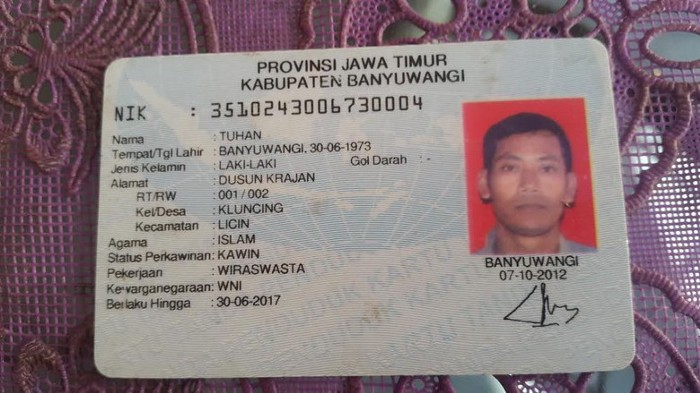
#> input picture assets/images/sample2.jpeg, 700 x 393 px
$ python -i final.py   (imports and definitions only)
#> lines starting #> are read from the running program, lines starting #| are printed output that depends on the picture; after the words box and inside, x2 and y2 are one past the last pixel; in counts of white or black regions, pixels touching at a corner belong together
#> further down, picture is the input picture: shape (393, 700, 3); mean B, G, R 125.7, 122, 138.3
import easyocr
import cv2
import numpy as np
import argparse
import json

parser = argparse.ArgumentParser(description='.')
# [2 lines not run here, left out]


#Custom function to show open cv image on notebook.
def preprocessing_image(img):
    #Resize image
    img = cv2.resize(img, None, fx=1.5, fy=1.5, interpolation=cv2.INTER_CUBIC)

    #convert to grayscale
    gray = cv2.cvtColor(img, cv2.COLOR_BGR2GRAY)
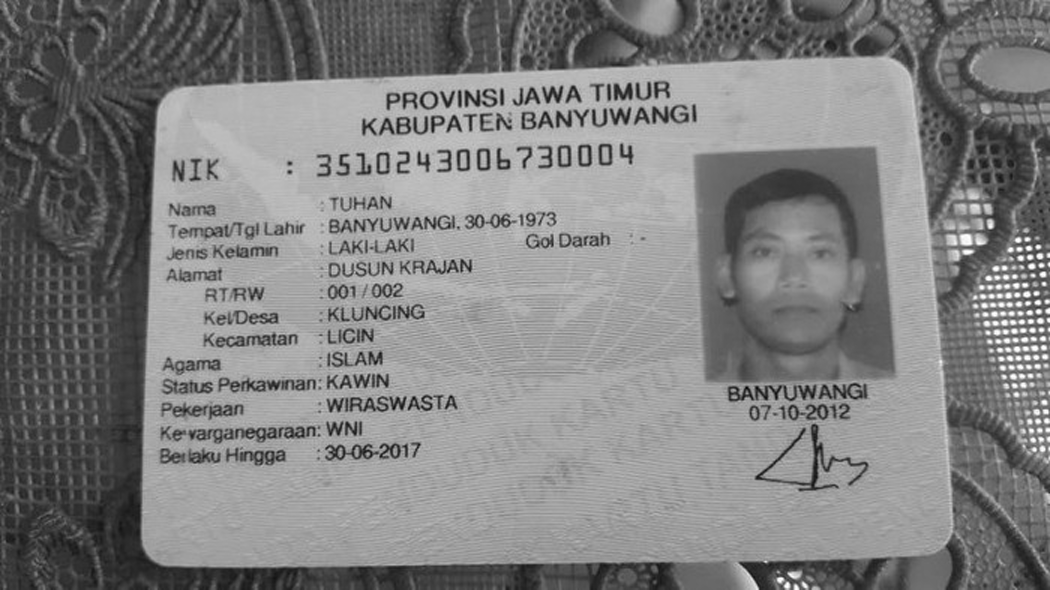
#> gray: shape (590, 1050); min 4, max 255, mean 127.3
    gray = cv2.multiply(gray, 1.5)
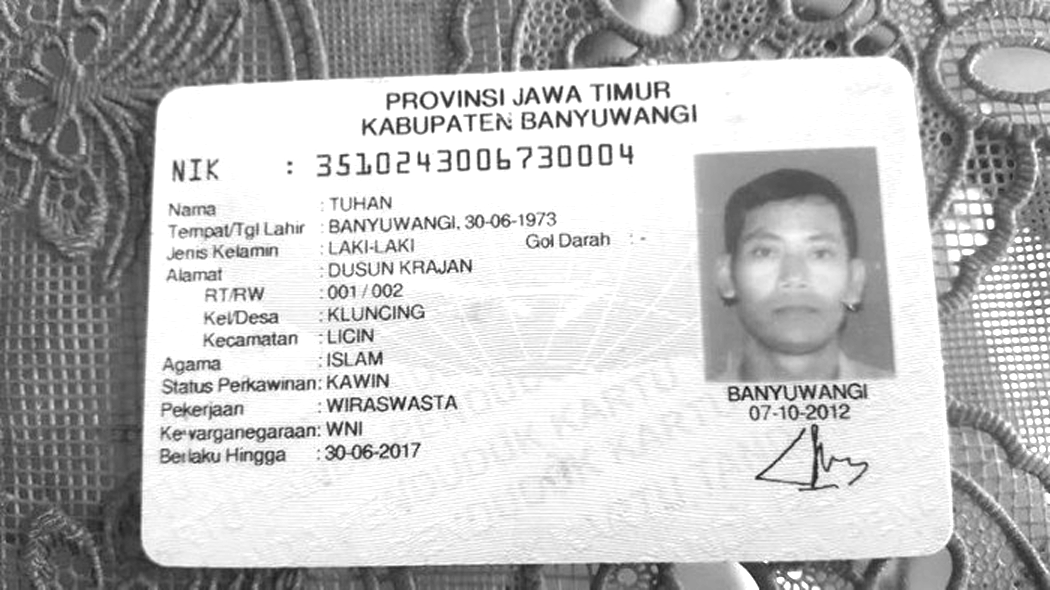
#> gray: shape (590, 1050); min 6, max 255, mean 188.1

    #blur remove noise
    blured1 = cv2.medianBlur(gray,3)
    blured2 = cv2.medianBlur(gray,51)
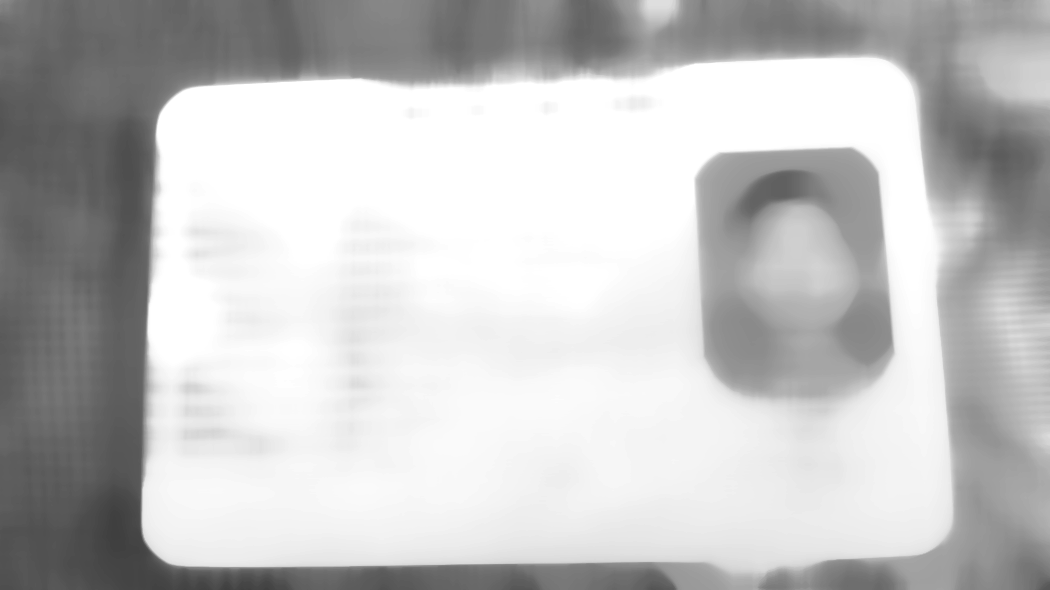
#> blured2: shape (590, 1050); min 63, max 255, mean 194.2
    divided = np.ma.divide(blured1, blured2).data
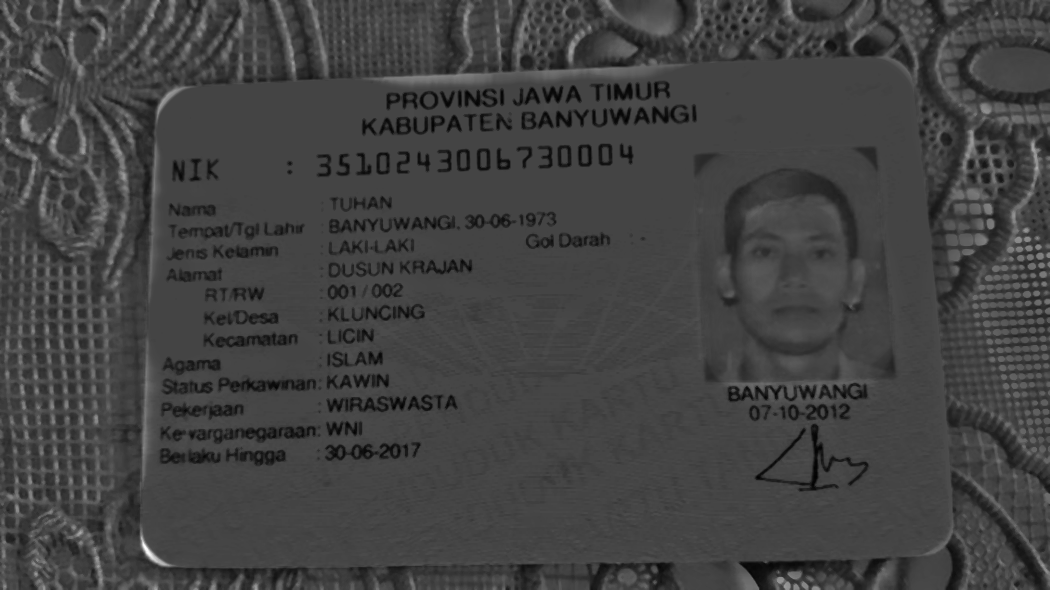
#> divided: shape (590, 1050) float64; min 0.156, max 3.3, mean 0.977; drawn with min black and max white
    normed = np.uint8(255*divided/divided.max())


    #Threshold image
    th, threshed = cv2.threshold(normed, 0, 255, cv2.THRESH_OTSU + cv2.THRESH_BINARY)
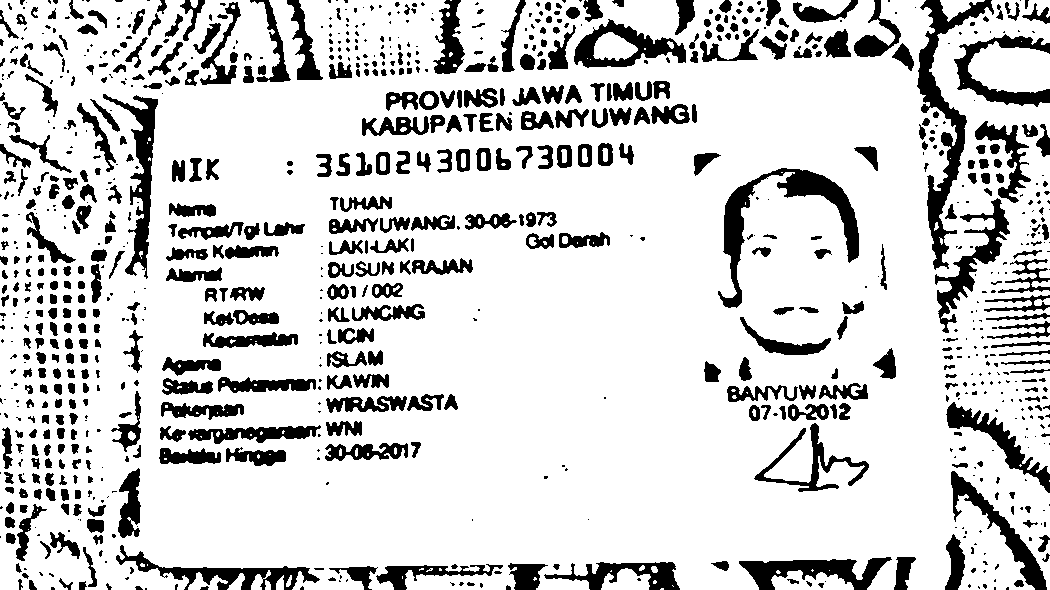
#> threshed: shape (590, 1050); 82.2% white; 943 black regions (441 under 20 px), largest, box (x1, y1, x2, y2) and area: (917, 0, 994, 270) 4511, (718, 168, 859, 308) 4115, (103, 94, 158, 279) 2678
#> th = 66

    return gray

# [1 line that did not run here, left out]

p1 = "/var/www/html/assets/images/"
# [1 line that did not run here, left out]


# [1 line not run here, left out]
# [1 line that did not run here, left out]
# [1 line that did not run here, left out]
# [1 line that did not run here, left out]
# [1 line that did not run here, left out]
stopwords = ['PROVINSI',
            'NIK',
            'Nama',
            'Tempat', 'Tgl', 'Lahir',
            'Jenis','Kelamin', 'Alamat', 'RT' , 'RW', 'Kel','Desa',
            'Kecamatan', 'Agama', 'Status', 'Perkawinan', 'Pekerjaan',
            'Kewarganegaraan', 'Berlaku', 'Hingga',
            'Gol', 'Darah']

def remove_words(in_list, char_list):
    new_list = []
    for line in in_list:
        new_words = ' '.join([word for word in line.split() if not any([phrase in word for phrase in char_list])])
        new_list.append(new_words)
    return new_list

# [1 line that did not run here, left out]

text = []
# [3 lines not run here, left out]


# [19 lines that did not run here, left out]

# [1 line not run here, left out]
# [1 line that did not run here, left out]

# [1 line not run here, left out]

>>> import cv2
>>> picture = cv2.imread('assets/images/sample2.jpeg')
>>> result = preprocessing_image(picture)

$ run again, on assets/images/sample42.jpg
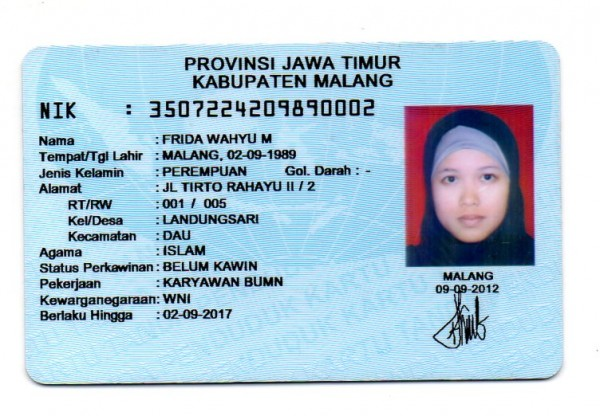
#> input picture assets/images/sample42.jpg, 600 x 416 px
#> picture is the input picture: shape (416, 600, 3); mean B, G, R 219.1, 204.5, 181.6
#> in preprocessing_image, `divided = np.ma.divide(blured1, blured2).data`:
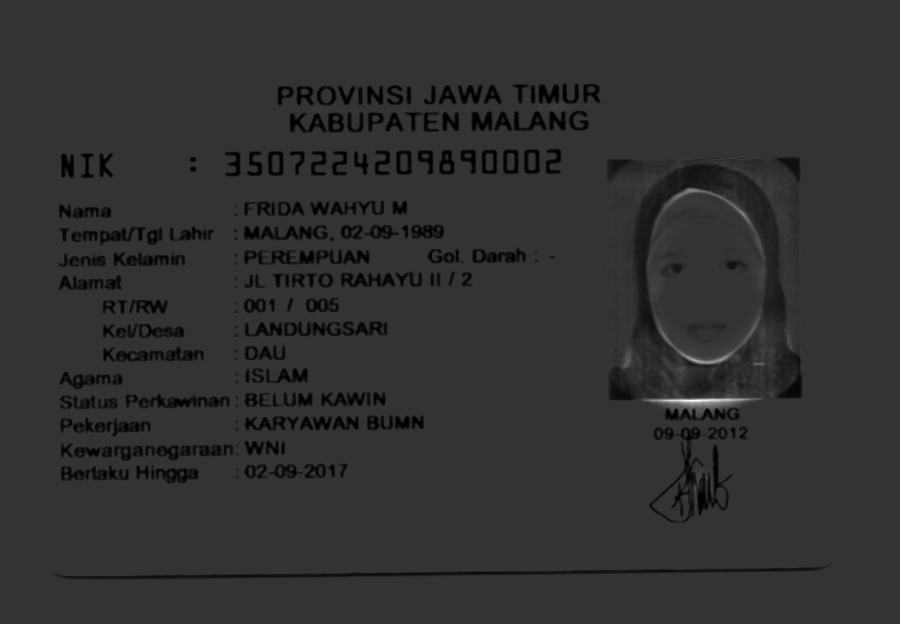
#> divided: shape (624, 900) float64; min 0, max 4.9, mean 0.945; drawn with min black and max white
#> in preprocessing_image, `th, threshed = cv2.threshold(normed, 0, 255, cv2.THRESH_OTSU + cv2.THR..`:
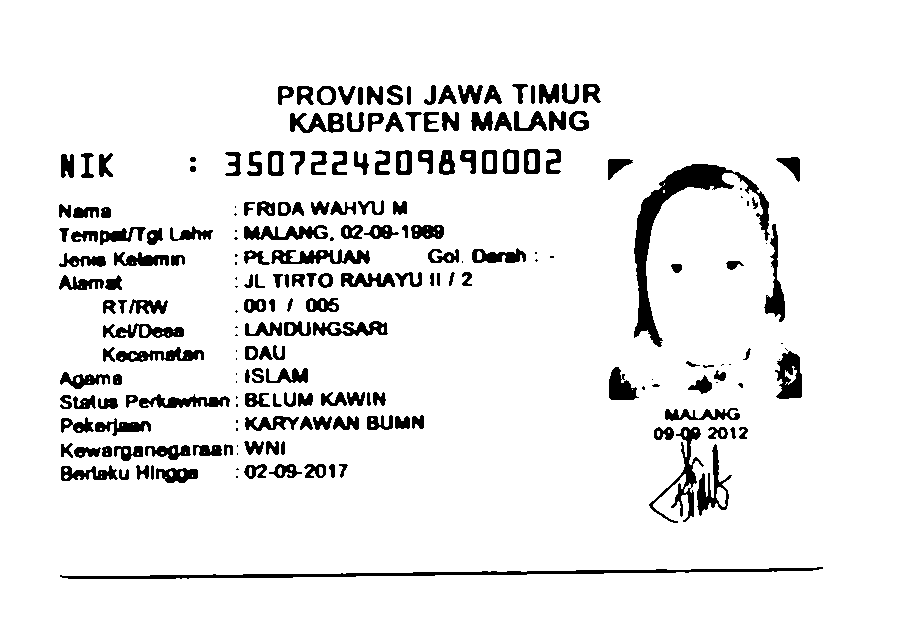
#> threshed: shape (624, 900); 91.8% white; 220 black regions (42 under 20 px), largest, box (x1, y1, x2, y2) and area: (634, 164, 770, 347) 4071, (60, 567, 823, 579) 2450, (649, 427, 704, 523) 1130
#> th = 34
